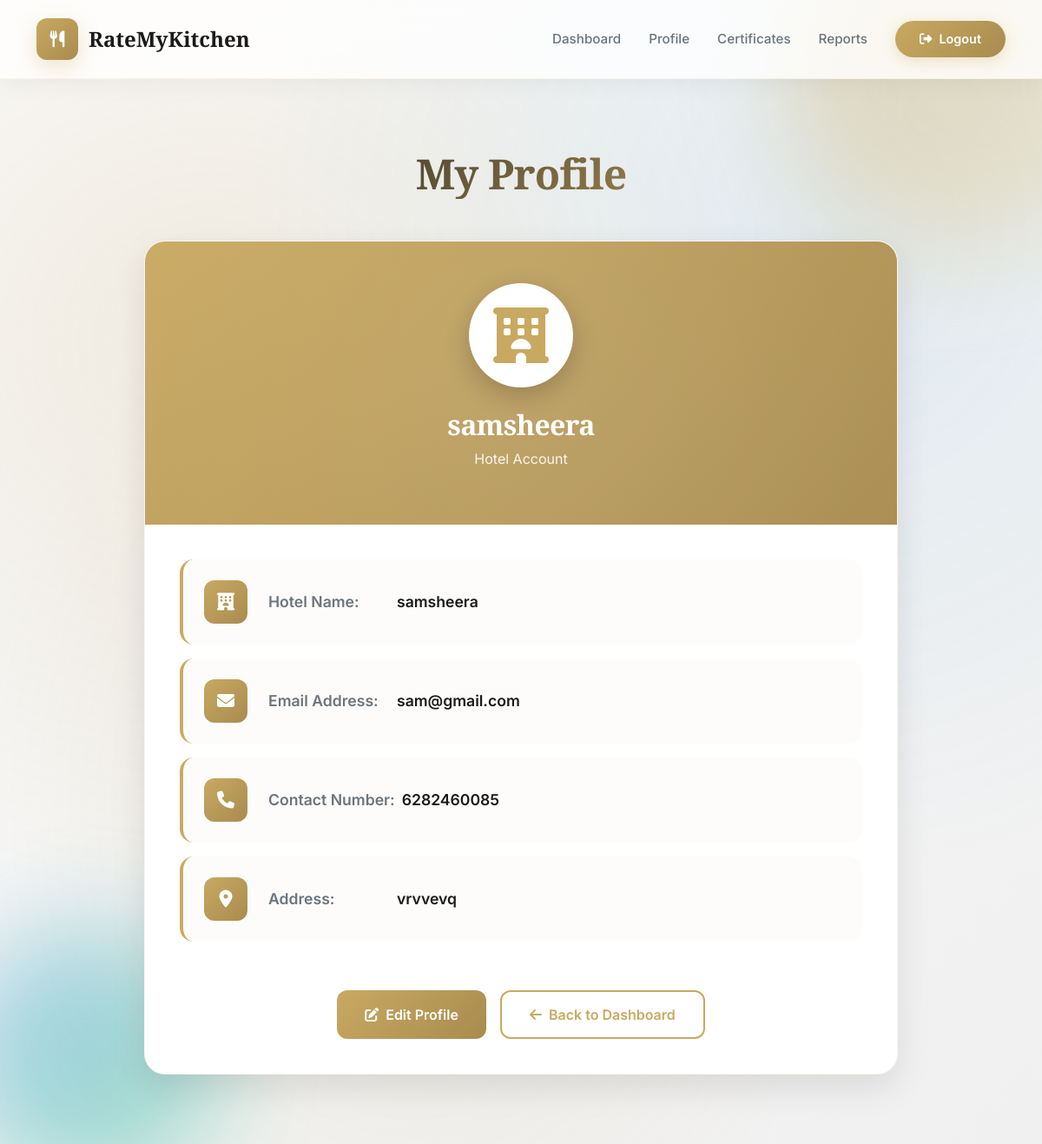
/User/profile/ (signed in), run on the app's committed database.
### User/models.py (models this page shows, shortened)
class tbl_hotel(models.Model):
    hotel_name = models.CharField(max_length=100)
    hotel_email = models.EmailField(unique=True)
    hotel_password = models.CharField(max_length=128)
    hotel_contact = models.CharField(max_length=20, blank=True)
    hotel_address = models.CharField(max_length=255, blank=True)
    is_verified = models.IntegerField(
        choices=[
            (0, 'Not Verified'),
            (1, 'Verified'),
            (2, 'Rejected')
        ],
        default=0
    )
    hygiene_status = models.CharField(
        max_length=50,
        choices=[
            ('Pending', 'Pending'),
            ('Clean', 'Clean'),
            ('Moderately Clean', 'Moderately Clean'),
            ('Dirty', 'Dirty'),
        ],
        default='Pending'
    )
    certificate_generated = models.BooleanField(default=False)
    verified_at = models.DateTimeField(null=True, blank=True)

### User/views.py (the view)
# urls.py: path("profile/",views.myprofile,name="myprofile"),
def myprofile(request):
    hotel = _require_hotel(request)
    if not hotel:
        return redirect("guest:login")
    return render(request, "User/MyProfile.html", {"user": hotel})

### User/views.py (called while the page is built)
def _require_hotel(request):
    hid = request.session.get("hid")
    if not hid:
        return None
    try:
        return tbl_hotel.objects.get(id=hid)
    except tbl_hotel.DoesNotExist:
        return None

### User/Templates/User/MyProfile.html (shortened to what this page needs)
{% extends "User/Header.html" %}
{% block content %}
<div class="profile-container">
    <div class="page-header" data-aos="fade-up">
        <h1 class="page-title">My Profile</h1>
    </div>
    <div class="profile-card" data-aos="fade-up" data-aos-delay="100">
        <div class="profile-header-section">
            <div class="profile-avatar">
                <i class="fas fa-hotel"></i>
            </div>
            <h2 class="profile-name">{{ user.hotel_name }}</h2>
            <p class="profile-subtitle">Hotel Account</p>
        </div>
        <div class="profile-details">
            <div class="detail-row" data-aos="fade-right" data-aos-delay="200">
                <div class="detail-icon">
                    <i class="fas fa-hotel"></i>
                </div>
                <div class="detail-content">
                    <div class="detail-label">Hotel Name</div>
                    <div class="detail-value">{{ user.hotel_name }}</div>
                </div>
            </div>
            <div class="detail-row" data-aos="fade-right" data-aos-delay="300">
                <div class="detail-icon">
                    <i class="fas fa-envelope"></i>
                </div>
                <div class="detail-content">
                    <div class="detail-label">Email Address</div>
                    <div class="detail-value">{{ user.hotel_email }}</div>
                </div>
            </div>
            <div class="detail-row" data-aos="fade-right" data-aos-delay="400">
                <div class="detail-icon">
                    <i class="fas fa-phone"></i>
                </div>
                <div class="detail-content">
                    <div class="detail-label">Contact Number</div>
                    <div class="detail-value">{{ user.hotel_contact }}</div>
                </div>
            </div>
            <div class="detail-row" data-aos="fade-right" data-aos-delay="500">
                <div class="detail-icon">
                    <i class="fas fa-map-marker-alt"></i>
                </div>
                <div class="detail-content">
                    <div class="detail-label">Address</div>
                    <div class="detail-value">{{ user.hotel_address }}</div>
                </div>
            </div>
        </div>
        <div class="action-buttons">
            <a href="/User/edit-profile/" class="btn-edit">
                <i class="fas fa-edit"></i> Edit Profile
            </a>
            <a href="/User/homepage/" class="btn-back">
                <i class="fas fa-arrow-left"></i> Back to Dashboard
            </a>
        </div>
    </div>
</div>
{% endblock %}

### User/Templates/User/Header.html (style rules this page uses)
:root { --primary: #C9A961; --primary-dark: #A88B4F; --primary-light: #E5D4A6; --secondary: #2C3E50; --accent: #3498DB; --success: #10b981; --warning: #f59e0b; --danger: #ef4444; --light: #F8F9FA; --white: #FFFFFF; --dark: #1A1A1A; --text-primary: #2C3E50; --text-secondary: #6C757D; }
* { margin: 0; padding: 0; box-sizing: border-box; }
body { font-family: 'Inter', sans-serif; background: linear-gradient(135deg, #fafafa 0%, #f0f0f0 100%); color: var(--text-primary); overflow-x: hidden; position: relative; min-height: 100vh; }
h1, h2, h3, h4, h5, h6 { font-family: 'Playfair Display', serif; font-weight: 800; letter-spacing: -0.02em; }

### User/Templates/User/MyProfile.html (style rules this page uses)
.profile-container { max-width: 900px; margin: 3rem auto; padding: 0 1rem; }
.page-header { text-align: center; margin-bottom: 3rem; }
.page-title { font-size: 3rem; font-weight: 800; background: linear-gradient(135deg, var(--dark), var(--primary)); -webkit-background-clip: text; -webkit-text-fill-color: transparent; background-clip: text; margin-bottom: 0.5rem; }
.profile-card { background: white; border-radius: 24px; padding: 0; box-shadow: 0 15px 40px rgba(0, 0, 0, 0.1); border: 1px solid rgba(201, 169, 97, 0.1); overflow: hidden; }
.profile-header-section { background: linear-gradient(135deg, var(--primary), var(--primary-dark)); padding: 3rem 2rem; text-align: center; position: relative; overflow: hidden; }
.profile-header-section::before { content: ''; position: absolute; top: -50%; right: -50%; width: 200%; height: 200%; background: radial-gradient(circle, rgba(255, 255, 255, 0.1) 0%, transparent 70%); animation: rotate 20s linear infinite; }
.profile-avatar { width: 120px; height: 120px; background: white; border-radius: 50%; display: inline-flex; align-items: center; justify-content: center; color: var(--primary); font-size: 4rem; margin-bottom: 1.5rem; box-shadow: 0 10px 30px rgba(0, 0, 0, 0.2); position: relative; z-index: 1; }
.profile-name { font-size: 2rem; font-weight: 700; color: white; margin-bottom: 0.5rem; position: relative; z-index: 1; }
.profile-subtitle { color: rgba(255, 255, 255, 0.9); font-size: 1rem; position: relative; z-index: 1; }
.profile-details { padding: 2.5rem; }
.detail-row { display: flex; align-items: center; padding: 1.5rem; margin-bottom: 1rem; background: rgba(201, 169, 97, 0.03); border-radius: 16px; border-left: 4px solid var(--primary); transition: all 0.3s ease; }
.detail-icon { width: 50px; height: 50px; background: linear-gradient(135deg, var(--primary), var(--primary-dark)); border-radius: 12px; display: flex; align-items: center; justify-content: center; color: white; font-size: 1.25rem; margin-right: 1.5rem; flex-shrink: 0; }
.detail-content { flex: 1; display: flex; align-items: center; gap: 0.5rem; }
.detail-label { font-size: 1.1rem; font-weight: 600; color: var(--text-secondary); margin-bottom: 0; min-width: 140px; }
.detail-label::after { content: ":"; }
.detail-value { font-size: 1.1rem; font-weight: 600; color: var(--dark); }
.action-buttons { padding: 0 2.5rem 2.5rem; display: flex; gap: 1rem; justify-content: center; }
.btn-edit { background: linear-gradient(135deg, var(--primary), var(--primary-dark)); color: white; border: none; padding: 0.875rem 2rem; border-radius: 12px; font-weight: 600; transition: all 0.3s ease; text-decoration: none; display: inline-flex; align-items: center; gap: 0.5rem; }
.btn-back { background: white; border: 2px solid var(--primary); color: var(--primary); padding: 0.875rem 2rem; border-radius: 12px; font-weight: 600; transition: all 0.3s ease; text-decoration: none; display: inline-flex; align-items: center; gap: 0.5rem; }

### data on the page
tbl_hotel: hotel_name "samsheera", hotel_email "sam@gmail.com", hotel_contact "6282460085", hotel_address "vrvvevq"
